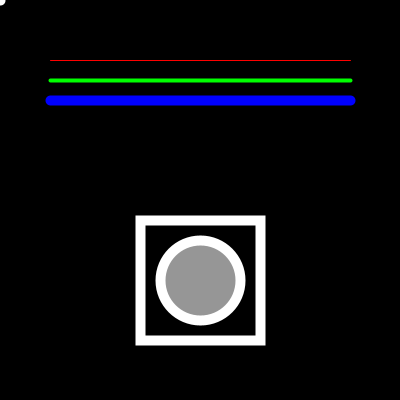
Frame 1 (no input)
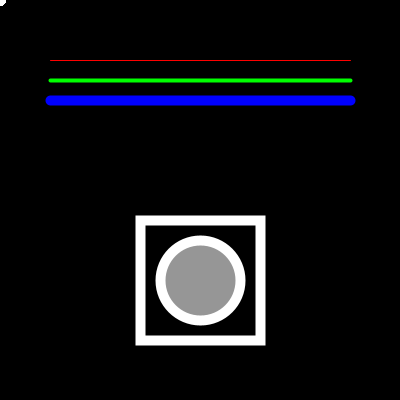
Frame 60 (the mouse pressed at the canvas centre just before this capture)
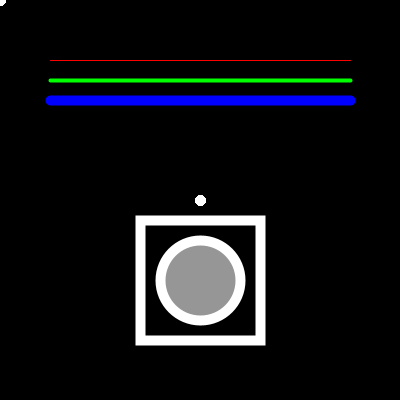
Frame 120 (the mouse held since frame 60 and released just before this capture)

The Processing sketch that drew these frames (run headless with seeded random() and noise(); from frame 60 on, the mouse is pressed at the canvas centre):

// Processing sketch: _03_point_drawing
// ── _03_point_drawing.pde
/*
* workshop MIRADAS - trace(s) 2014
 * introduction to Processing
 * void setup(){} 
 * point-line-ellipse-rectangle
 * size()
 * ;;;;;;
 */

// setup is called just one time at the beginning
void setup() {

  size(400, 400);
  smooth();
  // black background
  background(0);

  // one red horizontal line
  // Default stroke weight is 1
  stroke(255, 0, 0);
  line(50, 60, 350, 60);

  // one green horizontal line, thicker 
  stroke(0, 255, 0);
  strokeWeight(4);
  line(50, 80, 350, 80);

  // one blue horizontal line, beastly 
  stroke(0, 0, 255);
  strokeWeight(10); 
  line(50, 100, 350, 100);

  // a circle is an ellipse with height = width
  stroke(255);
  fill(150);
  ellipse(200, 280, 80, 80);

  // a rectangle contains the circle
  noFill();
  rectMode(CENTER);
  rect(200, 280, 120, 120);
}

void draw() {
  // one white point at the position x = mouseX, y = mouseY, , beastly
  stroke(255);
  point(mouseX, mouseY);
}
